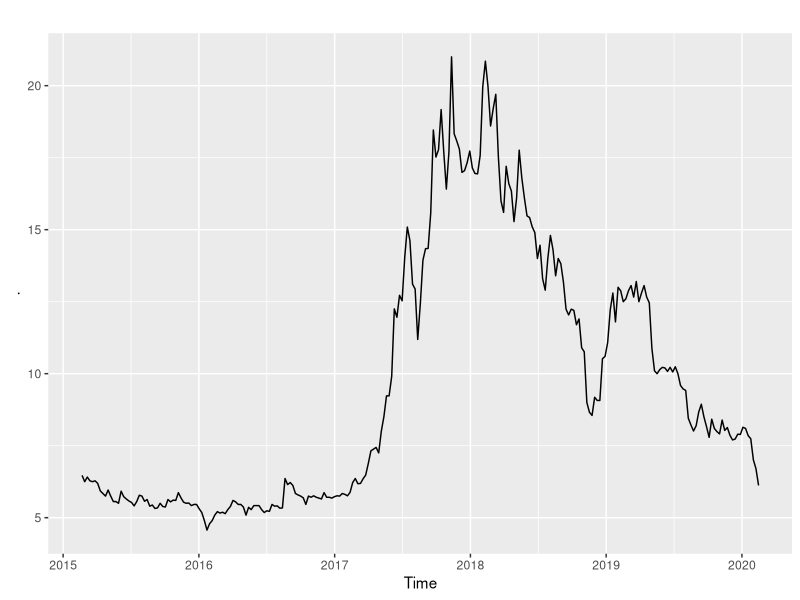
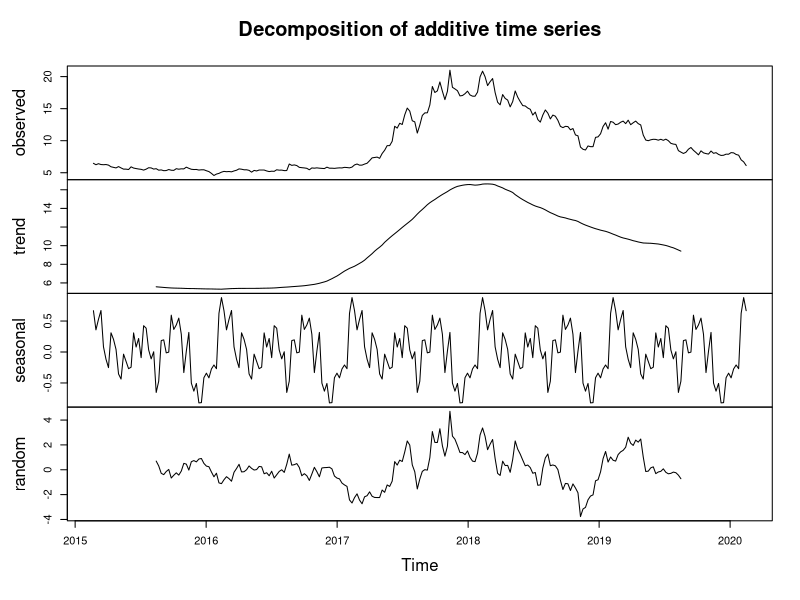
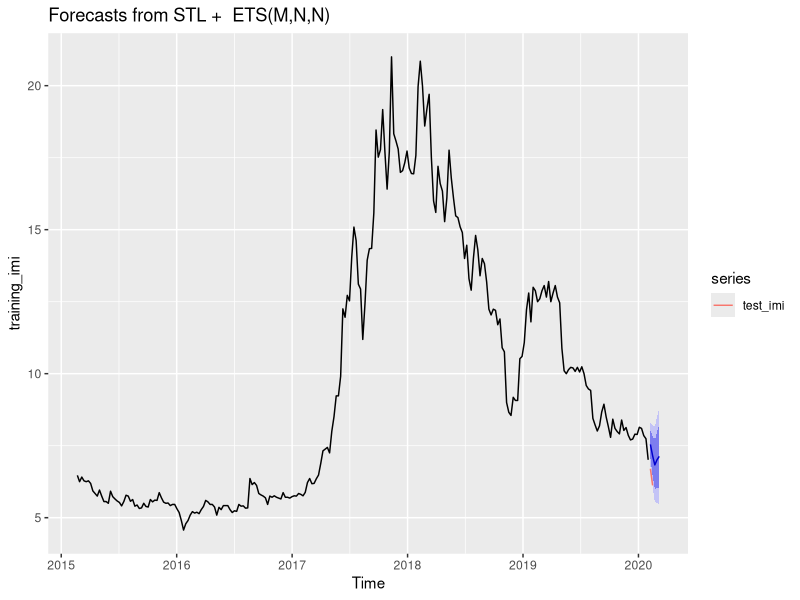
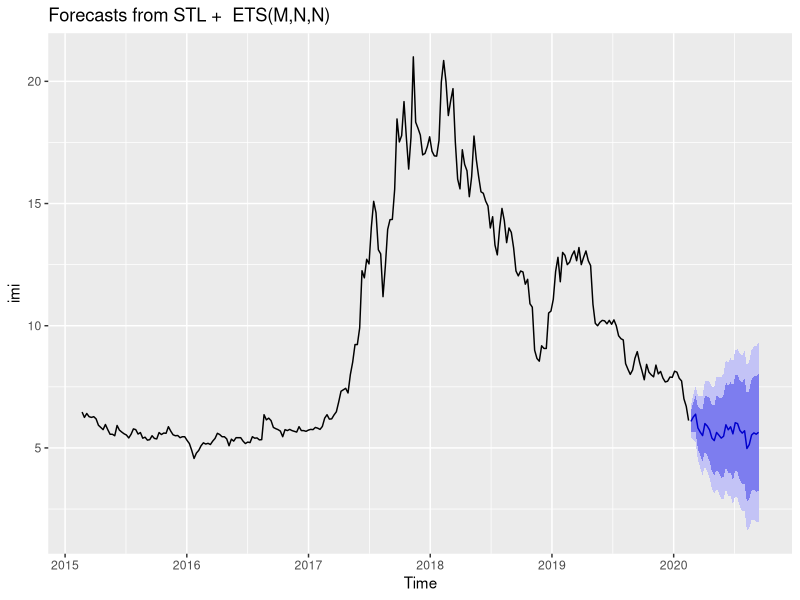

Source code (R) for these figures, in order:
## ---- chunk 1
library(forecast)
library(ggplot2)
library(readr)
## ---- chunk 2
IMI <- read_csv("IMI.csv", col_types = cols(Week = col_date(format = "%Y-%m-%d")))
imi <- ts(IMI[,2], freq=365.25/7, start=2015+51/365.25)
imi %>%
  autoplot()
## ---- chunk 3
plot(decompose(imi))
## ---- chunk 4
training_imi <- subset(imi, end=length(imi)-2)
test_imi <- subset(imi, start=length(imi)-1)
fc_training_imi<-forecast(training_imi)
fc_training_imi %>%
  forecast(h=5) %>%
  autoplot() +autolayer(test_imi)
## ---- chunk 5
fc_training_imi
## ---- chunk 6
fc_imi<-forecast(imi)
fc_imi %>%
forecast(h=30) %>%
  autoplot()
## ---- chunk 7
fc_imi
